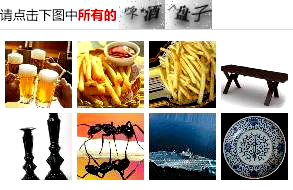
#> input picture python crawl/12306ticket/images/code.png, 293 x 190 px
$ python get_container.py
#> lines starting #> are read from the running program, lines starting #| are printed output that depends on the picture
import requests
import urllib3
from PIL import Image, ImageFilter, ImageEnhance
from bs4 import BeautifulSoup

urllib3.disable_warnings(urllib3.exceptions.InsecurePlatformWarning)
#> (this line was passed over: urllib3 is not available in this run)

class RecognitionContainer(object):

    def __init__(self, base_img_url):
        self.base_img_url = base_img_url

    url = "http://image.baidu.com/pictureup/uploadshitu?fr=flash&fm=index&pos=upload"

    headers = {
        "User-Agent" : "Mozilla/5.0 (Windows NT 10.0; Win64; x64; rv:58.0) Gecko/20100101 Firefox/58.0"
    }

    def __upload_pic__(self, img, filex, url):
        '''
        上传图片，得到图片地址
        :param img: Image
        :param filex:
        :param url:
        :return:
        '''
        img.save(self.base_img_url + "/query_temp_img" + filex + ".png")
        raw = open(self.base_img_url + "/query_temp_img" + filex + ".png", "rb").read()
        files = {
            'fileheight': "0",
            'newfilesize': str(len(raw)),
            'compresstime': "0",
            'Filename': "image.png",
            'filewidth': "0",
            'filesize': str(len(raw)),
            'filetype': 'image/png',
            'Upload': "Submit Query",
            'filedata': ("image.png", raw)
        }
        resp = requests.post(url, files=files, headers=self.headers, verify=False)
        redirect_url = "http://image.baidu.com" + resp.text
        return redirect_url

    def __get_query_content__(slef, query_url):
        response = requests.get(query_url, headers=slef.headers, verify=False)
        li = list()
        if response.status_code == requests.codes.ok:
            bs = BeautifulSoup(response.text, "html.parser")
            re = bs.find_all("a", class_="guess-info-word-link guess-info-word-highlight")
            for link in re:
                li.append(link.get_text())
                    # print(link.get_text())
            # 再次获取图中动物可能是
            te = bs.find_all("ul", class_="shituplant-tag")
            for l in te:
                # 得到有可能包含的数据
                for child in l.children:
                    try:
                        li.append(child.get_text())
                    except:
                        pass
            # 再次获取相似图片，其中在有一个图片描述，进行获取就知道,重新掉了一个接口
            # pc_search 替换成similar在搜索一次
            if len(li) == 0:
                once_url = query_url.replace("pc_search", "similar")
                resp = requests.get(once_url, headers=slef.headers, verify=False)
                js = resp.json()
                # print("查找相似图片")
                for fromTitle in js['data']:
                    li.append(fromTitle['fromPageTitle'])
            return "|".join(x for x in li)
        else:
             print("提交错误")

        def get_pic_content(slef, img_url):
            box = (0, 41, 295, 186)
            Image.open(img_url).crop(box).save(img_url)

    def get_text(self, img_url):
#> called with img_url = '../images/code.png'
        li = list()
        ImageEnhance.Contrast(Image.open(img_url)).enhance(1.3).save(img_url)
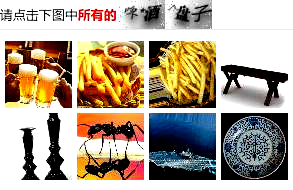
#> saved as code.png: PIL image 293x190 RGB; mean R, G, B 176.3, 161.5, 143.3
        imgs = Image.open(img_url)
        imgs.filter(ImageFilter.BLUR).filter(ImageFilter.MaxFilter(23))
        imgs.convert('L')
        x_width, y_heigth = imgs.size
#> x_width = 293; y_heigth = 190
        # 得到每一张图片应该的大小
        width = x_width / 4
#> width = 73.25
        heigth = y_heigth / 2
#> heigth = 95
        for x_ in range(0, 2):
            for y_ in range(0, 4):
                left = y_ * width
#> left = 0
                right = (y_ + 1) * width
#> right = 73.25
                # 得到图片位置
                index = (x_ * 4) + y_
                if x_ == 0:
                    box = (left, x_ * heigth + 21, right, (x_ + 1) * heigth + 21)
#> box = (0, 21, 73.25, 116)
                else:
                    box = (y_ * width, x_ * heigth + 21, (y_ + 1) * width, (x_ + 1) * heigth)
                    # 得到查询地址
                query_url = self.__upload_pic__(imgs.crop(box), str(x_) + str(y_), self.url)
#> in __upload_pic__, `img.save(self.base_img_url + "/query_temp_img" + filex + ".png")`:
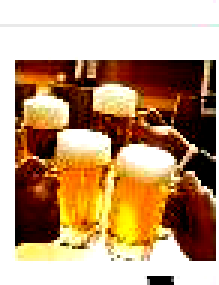
#> saved as query_temp_img00.png: PIL image 73x95 RGB (shown 3 times larger); mean R, G, B 188.8, 154.8, 122.7
                # 进行查询，返回结果
                text = self.__get_query_content__(query_url)
                # 计算坐标
                # 由于12306官方验证码是验证正确验证码的坐标范围,我们取每个验证码中点的坐标(大约值)
                yanSol = ['35,35', '105,35', '175,35', '245,35', '35,105', '105,105', '175,105', '245,105']
                # 将坐标保存
                li.append({yanSol[index]: text})
                print("识别结果:")
                print(text)
        return li


if __name__ == "__main__":
    img_url = "../images/code.png"
    c = RecognitionContainer("../images")
    c.get_text(img_url)
#> (the call stopped at in __upload_pic__, `resp = requests.post(url, files=files, headers=self.headers, verify=Fa..`: requests is not available in this run)

$ run again, with python crawl/12306ticket/images/query_temp_img00.png copied over python crawl/12306ticket/images/code.png
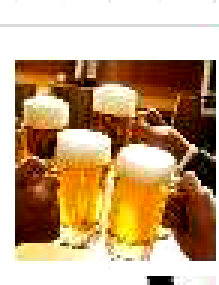
#> input picture python crawl/12306ticket/images/query_temp_img00.png, 73 x 95 px (shown 3 times larger)
#> in __upload_pic__, `img.save(self.base_img_url + "/query_temp_img" + filex + ".png")`:
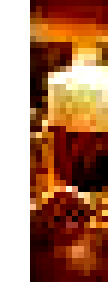
#> saved as query_temp_img00.png: PIL image 18x47 RGB (shown 6 times larger); mean R, G, B 170.5, 120.2, 92.6
